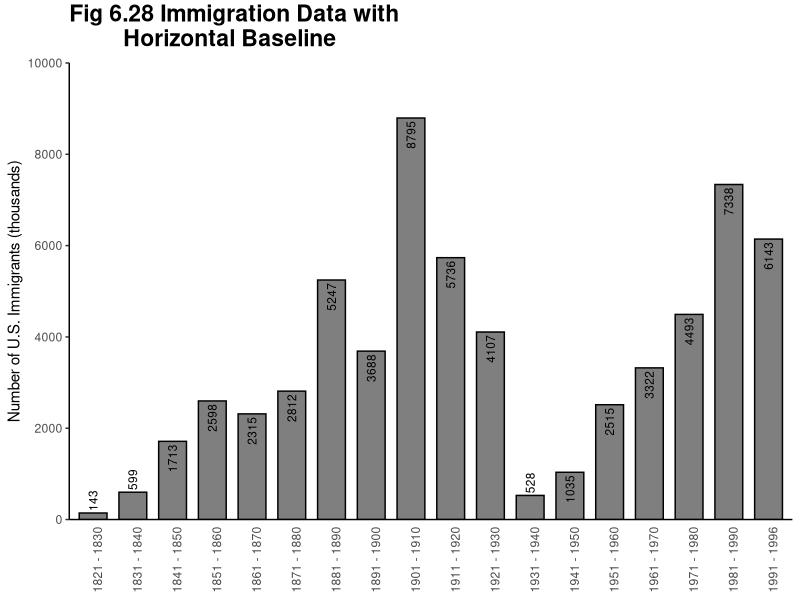
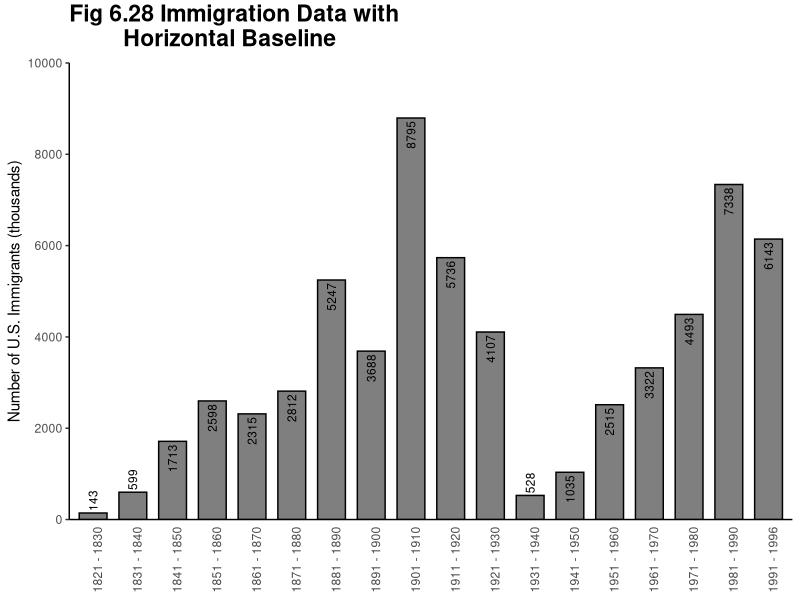

Generate these figures, in order, with R:
library(ggplot2)

this_base <- "fig06-28_immigration-data-with-horizontal-baseline"

my_data <- data.frame(
	year = c("1821 - 1830", "1831 - 1840", "1841 - 1850", 
					 "1851 - 1860", "1861 - 1870", "1871 - 1880", 
					 "1881 - 1890", "1891 - 1900", "1901 - 1910", 
					 "1911 - 1920", "1921 - 1930", "1931 - 1940",
					 "1941 - 1950", "1951 - 1960", "1961 - 1970", 
					 "1971 - 1980", "1981 - 1990", "1991 - 1996"),
	immigrants = c(143, 599, 1713, 2598, 2315, 2812, 
								 5247, 3688, 8795, 5736, 4107, 528,
								 1035, 2515, 3322, 4493, 7338, 6143)
)

hhjust <- c(-0.1, -0.1, rep(1.1, 9), -0.1, rep(1.1, 6))

p <- ggplot(my_data, aes(x = year, y = immigrants, width = 0.7)) + 
	geom_bar(stat = "identity", fill = "grey50", colour = "black") +
	geom_text(aes(label = immigrants),
						size = 3,
						hjust = hhjust,
						angle = 90) +
	theme_classic() +
	theme(axis.text.x = element_text(angle = 90),
				axis.ticks.x = element_blank()) +
	scale_y_continuous(breaks = seq(0, 10000, 2000),
										 limits = c(0, 10000),
										 expand = c(0, 0)) +
	labs( x = NULL, 
				y = "Number of U.S. Immigrants (thousands)")

p <- p + ggtitle("Fig 6.28 Immigration Data with \n         Horizontal Baseline") + 
	theme(plot.title = element_text(size = rel(1.5), 
																	face = "bold", 
																	vjust = 1.5))

p

ggsave(paste0(this_base, ".png"), p, width = 6, height = 5)

## pedantic: y axis tick marks on inside of axis
